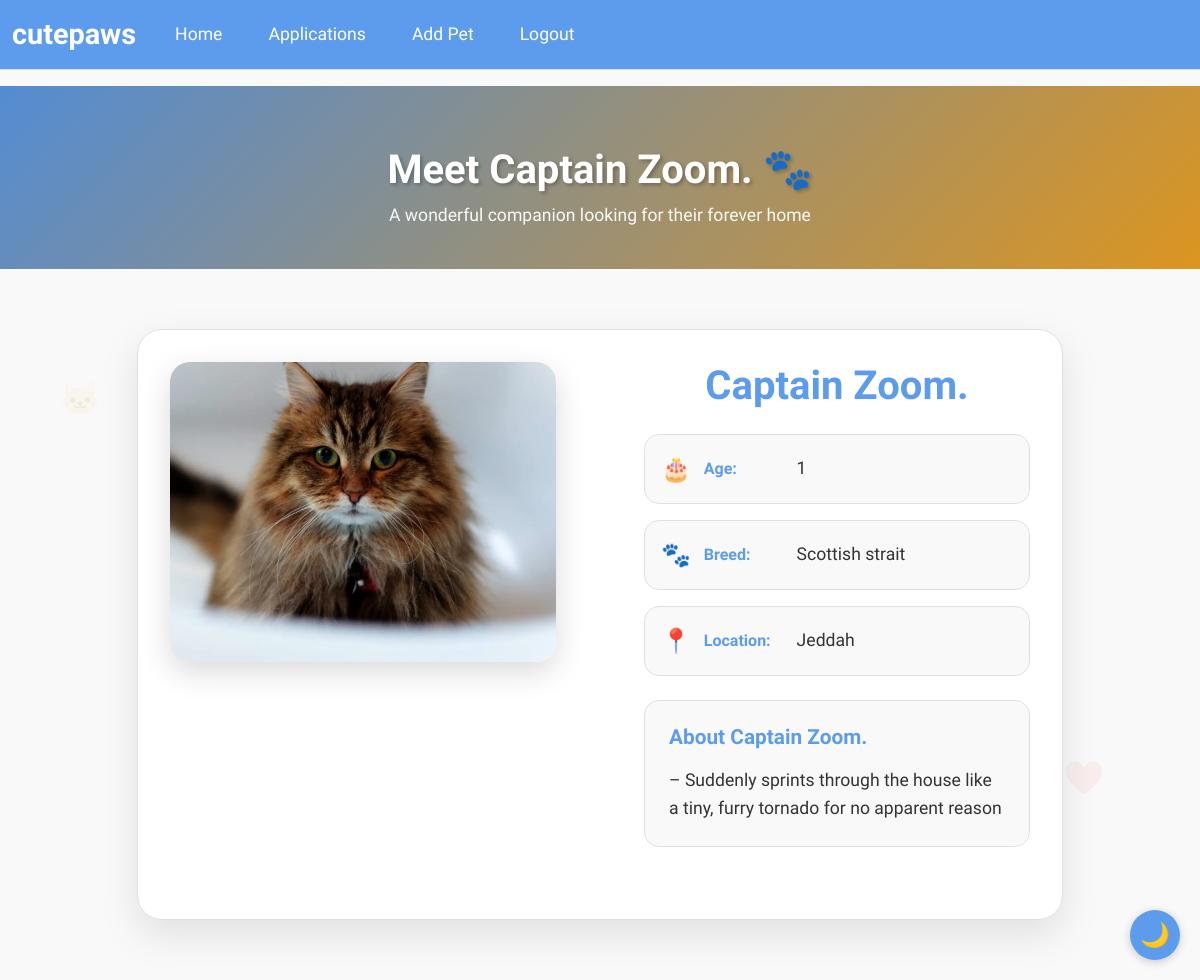
The page /pet/26 (signed in) on the database as committed earlier.
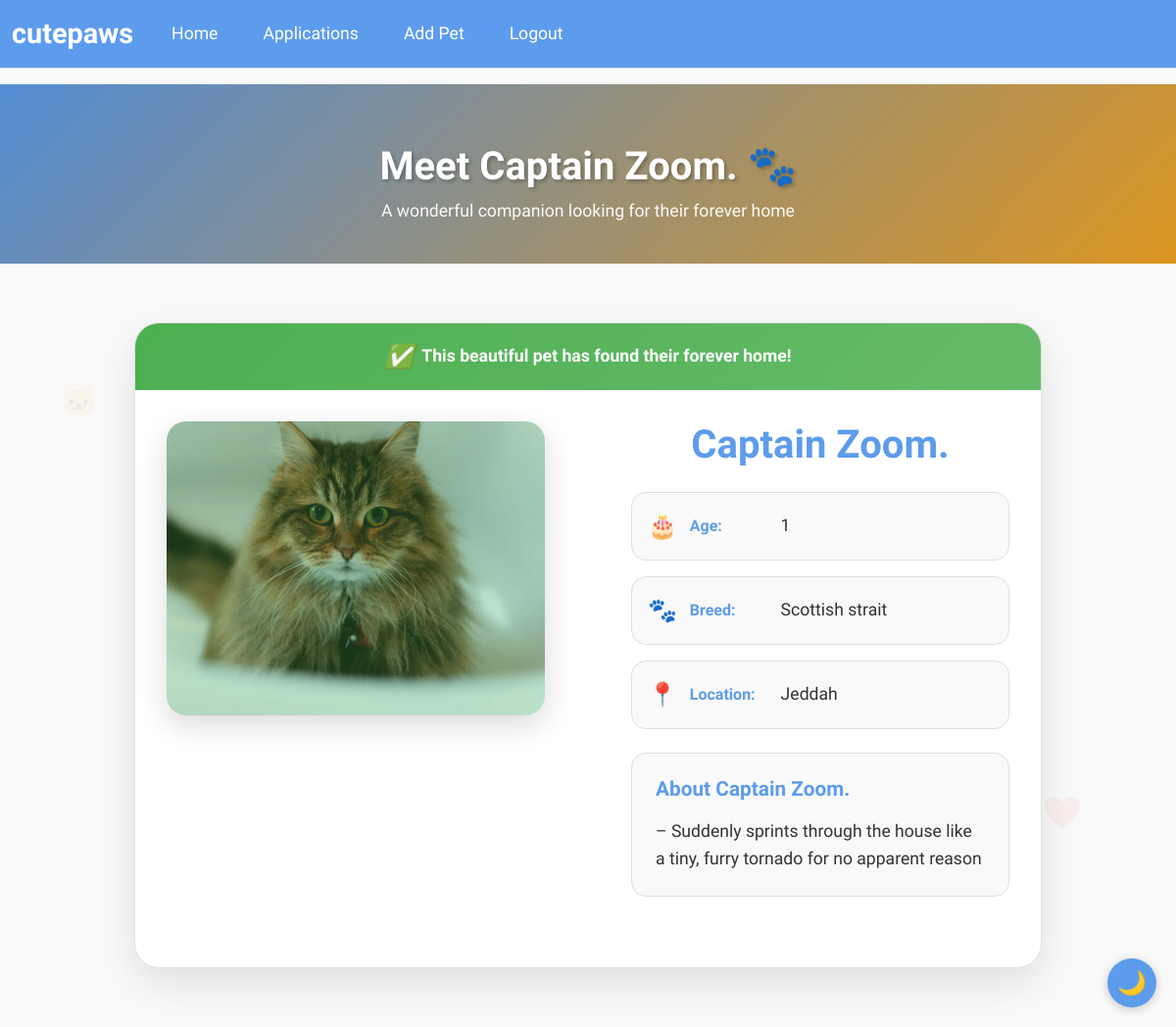
The same page on the database as committed later.
### wepsite/views.py (the view)
@views.route('/pet/<int:pet_id>')
@login_required
def pet_detail(pet_id):
    try:
        pet = Pet.query.get_or_404(pet_id)
        city_map = {
            "1": "Riyadh", "2": "Jeddah", "3": "Mecca", "4": "Medina", "5": "Dammam",
            "6": "Khobar", "7": "Dhahran", "8": "Tabuk", "9": "Abha", "10": "Khamis Mushait",
            "11": "Hail", "12": "Buraidah", "13": "Najran", "14": "Al Bahah", "15": "Sakakah",
            "16": "Arar", "17": "Jazan", "18": "Yanbu", "19": "Taif", "20": "Al Hofuf",
            "21": "Al Mubarraz", "22": "Al Qatif", "23": "Al Khafji", "24": "Al Jubail",
            "25": "Al Wajh", "26": "Rabigh", "27": "Bisha", "28": "Al Qurayyat",
            "29": "Sharurah", "30": "Turaif", "31": "Rafha", "32": "Al Ula", "33": "Samtah",
            "34": "Dawadmi", "35": "Mahd adh Dhahab", "36": "Wadi ad-Dawasir", "37": "Al Lith",
            "38": "Hotat Bani Tamim", "39": "Al Bukayriyah", "40": "Al Kharj"
        }
        city_name = city_map.get(str(pet.city), 'Unknown')  # Fixed typo
        return render_template('pet_detail.html', user=current_user, pet=pet, city_name=city_name)
    except Exception as e:
        logger.error(f"Error in pet_detail: {str(e)}")
        flash("Pet not found", "error")
        return redirect(url_for('views.home'))

### wepsite/templates/pet_detail.html (shortened to what this page needs)
{% extends "base.html" %}
{% block extra_css %}
<link rel="stylesheet" href="{{ url_for('static', filename='css/pet_detail.css') }}">
{% endblock %}
{% block content %}
<section class="pet-detail-hero">
    <div class="container">
        <div class="row justify-content-center">
            <div class="col-lg-8">
                <div class="hero-content">
                    <h1 class="hero-title">Meet {{ pet.name }} 🐾</h1>
                    <p class="hero-subtitle">A wonderful companion looking for their forever home</p>
                </div>
            </div>
        </div>
    </div>
</section>
<section class="main-section">
    <div class="container">
        <div class="floating-element">🐱</div>
        <div class="floating-element">❤️</div>
        <div class="floating-element">🏠</div>
        <div class="row justify-content-center">
            <div class="col-lg-10">
                <div class="pet-detail-container">
                    {% if pet.is_adopted %}
                        <div class="adopted-banner">
                            <i class="adopted-icon">✅</i>
                            <span class="adopted-text">This beautiful pet has found their forever home!</span>
                        </div>
                    {% endif %}
                    <div class="row">
                        <div class="col-md-6">
                            <div class="pet-image-section">
                                <div class="image-container">
                                    {% if pet.is_adopted %}
                                        <div class="adopted-overlay"></div>
                                    {% endif %}
                                    <img src="{{ url_for('static', filename='uploads/' + pet.image_filename) }}"
                                         class="pet-image"
                                         alt="{{ pet.name }}">
                                </div>
                            </div>
                        </div>
                        <div class="col-md-6">
                            <div class="pet-info-section">
                                <h1 class="pet-name">{{ pet.name }}</h1>
                                <div class="pet-details">
                                    <div class="detail-item">
                                        <span class="detail-icon">🎂</span>
                                        <span class="detail-label">Age:</span>
                                        <span class="detail-value">{{ pet.age }}</span>
                                    </div>
                                    <div class="detail-item">
                                        <span class="detail-icon">🐾</span>
                                        <span class="detail-label">Breed:</span>
                                        <span class="detail-value">{{ pet.breed }}</span>
                                    </div>
                                    <div class="detail-item">
                                        <span class="detail-icon">📍</span>
                                        <span class="detail-label">Location:</span>
                                        <span class="detail-value">{{ city_name }}</span>
                                    </div>
                                </div>
                                <div class="pet-description">
                                    <h3 class="description-title">About {{ pet.name }}</h3>
                                    <p class="description-text">{{ pet.description }}</p>
                                </div>
                            </div>
                        </div>
                    </div>
                </div>
            </div>
        </div>
    </div>
</section>
{% endblock %}

Rows that differ between the two databases and show on the page:
changed Pet "Captain Zoom.": is_adopted False → True (drawn)
Other text that changed with them:
text now shown: "✅ This beautiful pet has found their forever home!"
